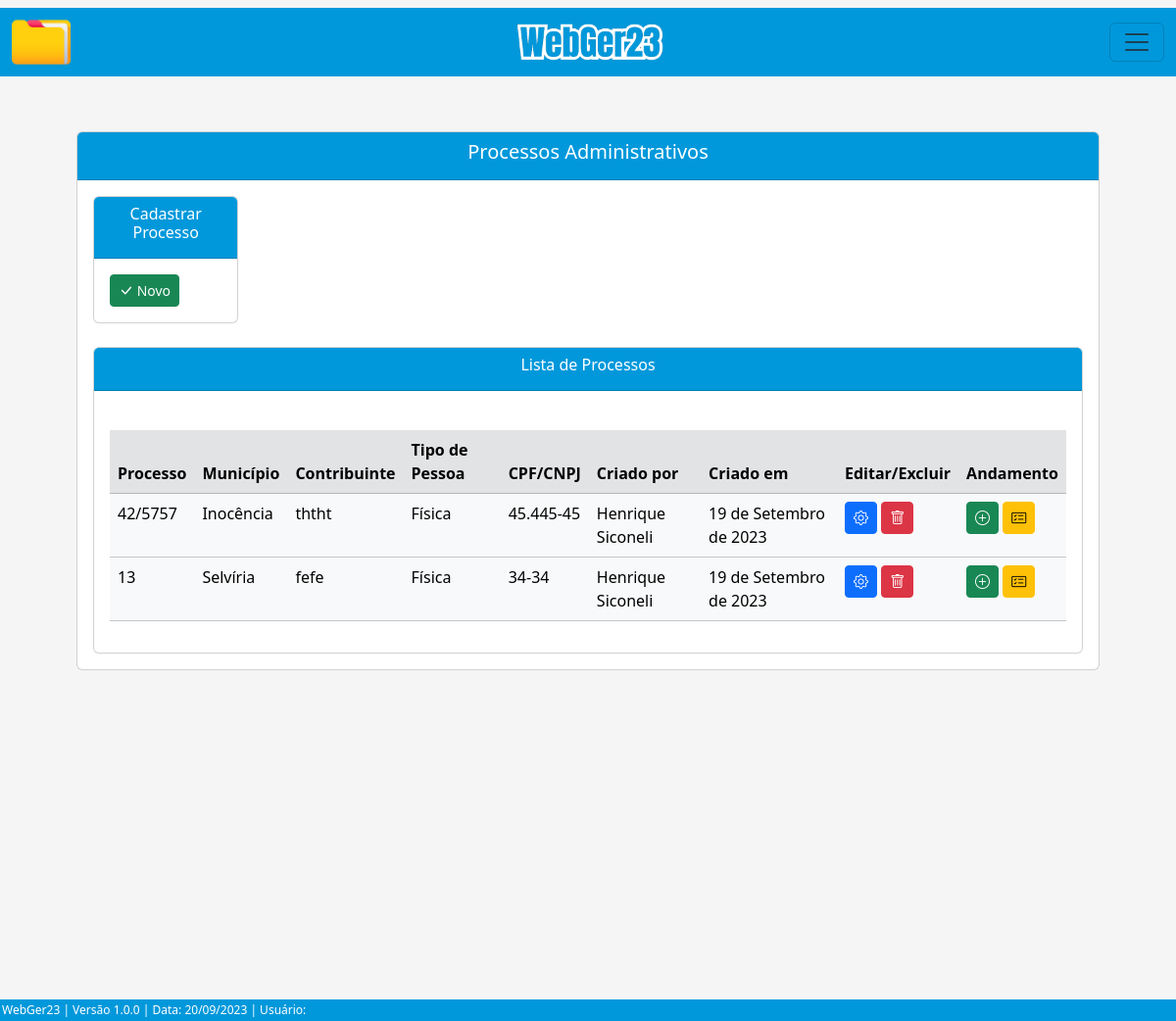
Before: /listar/processo-adm/ with the older database file.
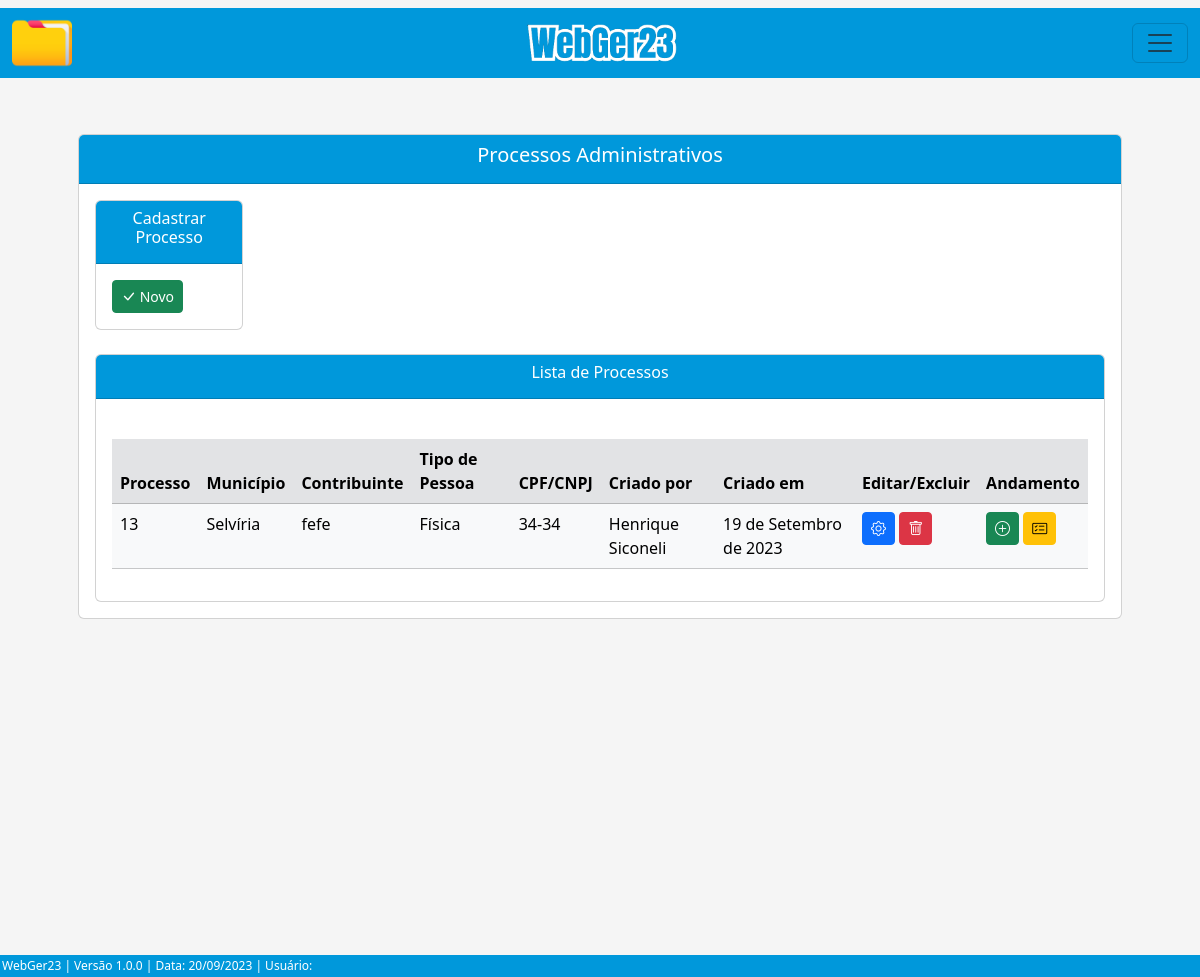
After: the same page with the newer database file.
### processo/models.py (models this page shows, shortened)
class Base(models.Model): # Classe base, será herdada pelas outras classes
    data_criacao = models.DateField('data_criação', auto_now_add=True)
    data_alteracao = models.DateField('Alterado', auto_now=True)
    ativo = models.BooleanField('Ativo?', default=True)
    class Meta:
        abstract = True

class ProcessoAdm(Base):
    ufs = (
        ('MS', 'MS'), ('MT', 'MT'), ('SP', 'SP'), ('RJ', 'RJ'),
    )
    municipios = (
        ('Selvíria', 'Selvíria'), ('Inocência', 'Inocência'),
    )
    tipo_pessoas = (
        ('Física', 'Física'), ('Jurídica', 'Jurídica'),
    )
    criador_processo_adm = models.ForeignKey(get_user_model(), verbose_name='Usuário Criador', on_delete=models.CASCADE) # Usuário que criou o processo, utilizando chave primária com o get_user_model do django, para utilizar o usuário logado automaticamente
    numero = models.CharField(unique=True, verbose_name='N°', max_length=10) # Número do processo
    municipio = models.CharField(max_length=50, choices=municipios, verbose_name='Município') # Município
    uf = models.CharField(max_length=2, choices=ufs) # UF
    data_inicial = models.DateField(blank=True, null=True) # Data Inicial do Período do processo
    data_final = models.DateField(blank=True, null=True) # Data final do Período do processo
    data_div_ativa = models.DateField(blank=True, null=True) # Data dívida ativa
    valor_atributo = models.CharField(max_length=14, blank=True, null=True)  # Valor do atributo
    valor_multa = models.CharField(max_length=14, blank=True, null=True) # Valor da multa
    valor_credito = models.CharField(max_length=14, blank=True, null=True) # Valor do crédito
    valor_atualizado = models.CharField(max_length=14, blank=True, null=True) # Valor do atualizado
    data_valor_atualizado = models.DateField(blank=True, null=True) # Data valor atualizado
    nome_contribuinte = models.CharField(max_length=50)  # Nome / Razão Social
    tipo_pessoa = models.CharField(max_length=50, choices=tipo_pessoas) # Física / Jurídica
    documento = models.CharField(max_length=20, verbose_name='CPF/CNPJ', unique=True) # CPF / CNPJ
    nome_fantasia = models.CharField(max_length=50, blank=True, null=True) # Nome Fantasia
    email = models.EmailField(max_length=50, blank=True, null=True) # E-mail
    endereco = models.CharField(max_length=150) # Rua
    complemento = models.CharField(max_length=50, blank=True, null=True) # Complemento
    municipio_contribuinte = models.CharField(max_length=50, blank=True, null=True) # Município Contribuinte
    uf_contribuinte = models.CharField(max_length=2, choices=ufs, verbose_name='UF', blank=True, null=True) # UF Contribuinte
    cep = models.CharField(max_length=10, blank=True, null=True) # CEP
    telefone = models.CharField(max_length=20, blank=True, null=True) # Telefone
    celular = models.CharField(max_length=20, blank=True, null=True) # Celular

### processo/views.py (the view)
# urls.py: path('listar/processo-adm/', ProcessoAdmList.as_view(), name='proc-adm-list'),
class ProcessoAdmList(ListView):
    model = ProcessoAdm
    template_name = 'processos/lists/processo_adm_list.html'

### processo/templates/processos/lists/processo_adm_list.html (shortened to what this page needs)
{% extends 'index.html' %}
{% load static %}
{% block conteudo %}
    <div class="container p-5">
        <div class="card">
            <div class="card-header text-white" style="background-color: #0098DB;">
                <h5 style="text-align: center;">Processos Administrativos</h5>
            </div>
            <div class="card-body">
                <div class="row">
                    <div class="col">
                        <div class="card">
                            <div class="card-header text-white" style="background-color: #0098DB; text-align: center;" >
                            <h6>Cadastrar Processo</h6>
                            </div>
                            <div class="card-body">
                                <a href="{% url 'proc-adm-create' %}" class="btn btn-success btn-sm"><i class="bi bi-check-lg" style="font-size: 15px;"></i> Novo</a>
                            </div>
                        </div>
                    </div>
                    <div class="col">
                    </div>
                    <div class="col">
                    </div>
                    <div class="col">
                    </div>
                    <div class="col">
                    </div>
                    <div class="col">
                    </div>
                </div>
                <br>
                <div class="card">
                    <div class="card-header text-white" style="background-color: #0098DB; text-align: center;">
                    <h6>Lista de Processos</h6>
                    </div>
                    <div class="card-body">
                        <div class="table-responsive">
                            <br>
                            <table class="table table-hover table-light" id="tabela-listar">
                                <thead>
                                    <tr class="table-secondary">
                                        <th>Processo</th>
                                        <th>Município</th>
                                        <th>Contribuinte</th>
                                        <th>Tipo de Pessoa</th>
                                        <th>CPF/CNPJ</th>
                                        <th>Criado por</th>
                                        <th>Criado em</th>
                                        <th>Editar/Excluir</th>
                                        <th>Andamento</th>
                                    </tr>
                                </thead>
                                <tbody>
                                    {% for processo in object_list %}
                                    <tr>
                                        <td>{{ processo.numero }}</td>
                                        <td>{{ processo.municipio }}</td>
                                        <td>{{ processo.nome_contribuinte }}</td>
                                        <td>{{ processo.tipo_pessoa }}</td>
                                        <td>{{ processo.documento }}</td>
                                        <td>{{ processo.criador_processo_adm.get_full_name }}</td>
                                        <td>{{ processo.data_criacao }}</td>
                                        <td>
                                            <a href="{% url 'proc-adm-update' processo.pk %}" class="btn btn-primary btn-sm"><i class="bi bi-gear" style="font-size: 15px;"></i></a>
                                            <a href="{% url 'proc-adm-delete' processo.pk %}" class="btn btn-danger btn-sm"><i class="bi bi-trash" style="font-size: 15px;"></i></a>
                                        </td>
                                        <td>
                                            <a href="{% url 'andamento-adm-create' processo.pk %}" class="btn btn-success btn-sm" ><i class="bi bi-plus-circle" style="font-size: 15px;"></i></a>
                                            <a href="{% url 'andamento-adm-list' processo.pk %}" class="btn btn-warning btn-sm"><i class="bi bi-card-checklist" style="font-size: 15px;"></i></a>
                                        </td>
                                    </tr>
                                    {% endfor %}
                                </tbody>
                            </table>
                        </div>
                    </div>
                </div>
            </div>
        </div>
    </div>
    <br><br><br><br><br><br><br><br><br><br><br><br>
{% endblock %}

### core/templates/index.html (shortened to what this page needs)
{% load static %}
<!DOCTYPE html>
<html lang="pt-br">
<head>
    <link href="https://cdn.jsdelivr.net/npm/bootstrap@5.3.1/dist/css/bootstrap.min.css" rel="stylesheet">
    <link rel="stylesheet" href="https://cdn.jsdelivr.net/npm/bootstrap-icons@1.10.5/font/bootstrap-icons.css">
    <link rel="stylesheet" href="{% static 'css/estilos.css' %}">
    <link href="https://cdn.datatables.net/v/bs5/dt-1.13.6/datatables.min.css" rel="stylesheet">
</head>
<body>
    {% block menu %}
      <nav class="navbar">
        <div class="container-fluid">
              <img src="{% static 'img/pasta.png' %}" alt="" width="60"> <img src="{% static 'img/webger.png' %}" alt="" width="150">
          <button class="navbar-toggler" type="button" data-bs-toggle="offcanvas" data-bs-target="#offcanvasNavbar" aria-controls="offcanvasNavbar" aria-label="Toggle navigation">
            <span class="navbar-toggler-icon"></span>
          </button>
        </div>
      </nav>
    {% endblock %}
    {% block conteudo %}{% endblock %}
    {% block rodape %}
      <div class="rodape">
        WebGer23 | Versão 1.0.0 | Data: {% now 'd/m/Y' %} | Usuário: {{ user.get_full_name }}
      </div>
    {% endblock %}
</body>
</html>

### core/static/css/estilos.css (style rules this page uses)
body { background-color: whitesmoke; margin: 0; }
.container-fluid { background-color: #0098DB; height: 70px; }
.rodape { background-color: #0098DB; color: #fff; padding: 2px; text-align: left; font-size: 12px; position: relative; }

Changed rows visible on the page:
removed ProcessoAdm: numero "42/5757", municipio "Inocência", nome_contribuinte "ththt", tipo_pessoa "Física", documento "45.445-45", criador_processo_adm.get_full_name "Henrique Siconeli", data_criacao "19 de Setembro de 2023"
